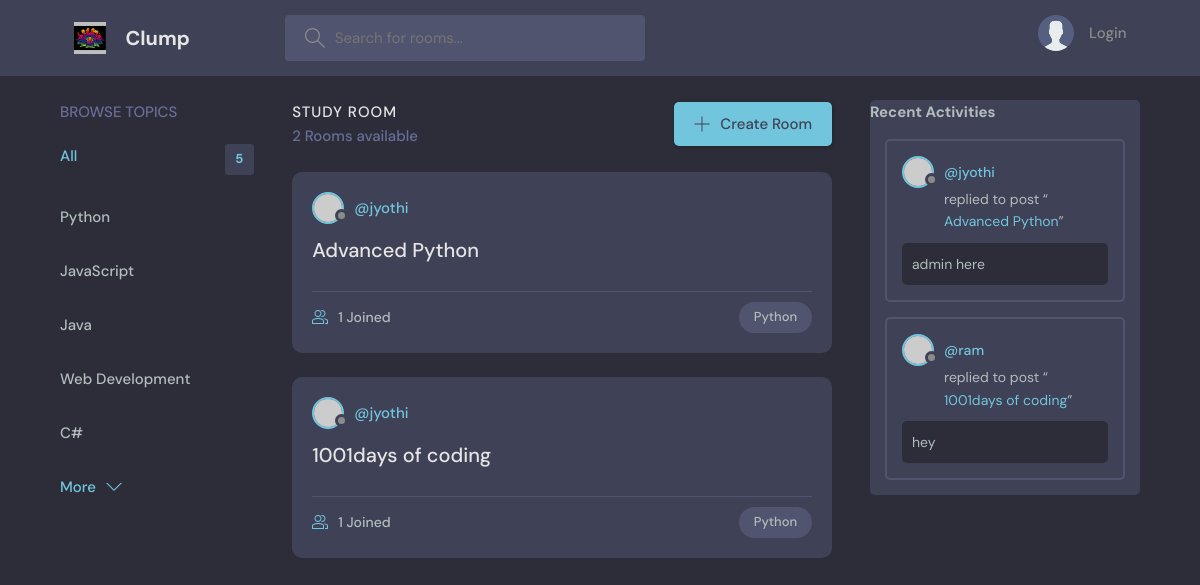
Page /?q=Python on the committed database.
### base/models.py (models this page shows, shortened)
class Topic(models.Model):
    name=models.CharField(max_length=200)

class Room(models.Model):
    host=models.ForeignKey(User,on_delete=models.SET_NULL,null=True)
    topic=models.ForeignKey(Topic,on_delete=models.SET_NULL,null=True)
    name=models.CharField(max_length=200)
    description= models.TextField(null=True,blank=True) # It can be Null
    participants=models.ManyToManyField(User,related_name='participants',blank=True)
    update = models.DateTimeField(auto_now=True)
    created=models.DateTimeField(auto_now_add=True)
    class Meta:
        ordering=['-update','-created']
    def __str__(self): # The __str__ function is used add a string representation of a model's object
        return self.name

class Message(models.Model):
    user = models.ForeignKey(User,on_delete=models.CASCADE)
    room=models.ForeignKey(Room,on_delete=models.CASCADE)
    body=models.TextField()
    update = models.DateTimeField(auto_now=True)
    created=models.DateTimeField(auto_now_add=True)
    class Meta:
        ordering=['-update','-created']

### base/views.py (the view)
# urls.py: path("",views.home,name='home'),
def home(request):
    q=request.GET.get('q') if request.GET.get('q')!= None else ''
    rooms=Room.objects.filter(
        Q(topic__name__contains=q) |
        Q(name__icontains=q)|
        Q(description__icontains=q)
        )
    topics = Topic.objects.all()
    room_messages=Message.objects.filter(Q(room__topic__name__icontains=q))
    context={'rooms':rooms,'topics':topics,'room_messages':room_messages}
    return render(request,'base/home.html',context)

### base/templates/base/home.html (shortened to what this page needs)
{% extends 'main.html' %}
{% block content %}
 <main class="layout layout--3">
      <div class="container">
        {% include 'base/topic_component.html' %}
        <div class="roomList">
          <div class="roomList__header">
            <div>
              <h2>Study Room</h2>
              <p>{{rooms.count}} Rooms available</p>
            </div>
            <a class="btn btn--main" href="{% url 'create-room' %}">
              <svg version="1.1" xmlns="http://www.w3.org/2000/svg" width="32" height="32" viewBox="0 0 32 32">
                <title>add</title>
                <path
                  d="M16.943 0.943h-1.885v14.115h-14.115v1.885h14.115v14.115h1.885v-14.115h14.115v-1.885h-14.115v-14.115z"
                ></path>
              </svg>
              Create Room
            </a>
          </div>
            {% include 'base/feed_component.html' %}
        </div>
        {% include 'base/activity_component.html' %}
      </div>
    </main>
{% endblock %}

### base/templates/base/topic_component.html
<div class="topics">
    <div class="topics__header">
      <h2>Browse Topics</h2>
    </div>
    <ul class="topics__list">
      <li>
        <a href="{% url 'home' %}" class="active">All <span>{{topics.count}}</span></a>
      </li>
      {% for topic in topics %}
      <li>
        <a href="{% url 'home' %}?q={{topic.name}}">{{topic.name}}</a>
      </li>
      {% endfor %}
    </ul>
    <button class="btn btn--link" href="/">
      More
      <svg version="1.1" xmlns="http://www.w3.org/2000/svg" width="32" height="32" viewBox="0 0 32 32">
        <title>chevron-down</title>
        <path d="M16 21l-13-13h-3l16 16 16-16h-3l-13 13z"></path>
      </svg>
    </button>
  </div>

### base/templates/base/feed_component.html (shortened to what this page needs)
{% for room in rooms %}
<div class="roomListRoom">
    <div class="roomListRoom__header">
      <a href="{url user-profile room.host.id %}" class="roomListRoom__author">
        <div class="avatar avatar--small">
          <img src="https://randomuser.me/api/portraits/women/11.jpg" />
        </div>
        <span>@{{room.host.username}}</span>
      </a>
    </div>
    <div class="roomListRoom__content">
      <a href="{% url 'room' room.id %}">{{room.name}}</a>
    </div>
    <div class="roomListRoom__meta">
      <a href="{% url 'room' room.id %}" class="roomListRoom__joined">
        {{room.participants.all.count}} Joined
      </a>
      <p class="roomListRoom__topic">{{room.topic.name}}</p>
    </div>
  </div>
{% endfor %}

### base/templates/base/activity_component.html (shortened to what this page needs)
<div class="activities">
    <div class="activities_header">
      <h2>Recent Activities</h2>
    </div>
    {% for message in room_messages %}
    <div class="activities__box">
      <div class="activities__boxHeader roomListRoom__header">
        <a href="{%  url 'user-profile' message.user.id %}" class="roomListRoom__author">
          <div class="avatar avatar--small">
            <img src="https://randomuser.me/api/portraits/women/11.jpg" />
          </div>
          <p>
            @{{message.user}}
          </p>
        </a>
      </div>
      <div class="activities__boxContent">
        <p>replied to post “<a href="{% url 'room' message.room.id %}">{{message.room}}</a>”</p>
        <div class="activities__boxRoomContent">
          {{message.body}}
        </div>
      </div>
    </div>
    {% endfor %}
</div>

### rows in the picture
Topic: name "Python"
Topic: name "JavaScript"
Topic: name "Java"
Topic: name "Web Development"
Topic: name "C#"
Room: host.username "jyothi", name "Advanced Python", participants.all.count "1", topic.name "Python"
Room: host.username "jyothi", name "1001days of coding", participants.all.count "1", topic.name "Python"
Message: user "jyothi", room "Advanced Python", body "admin here"
Message: user "ram", room "1001days of coding", body "hey"

### other values in the picture
{{ topics.count }} "5"
{{ rooms.count }} "2"
